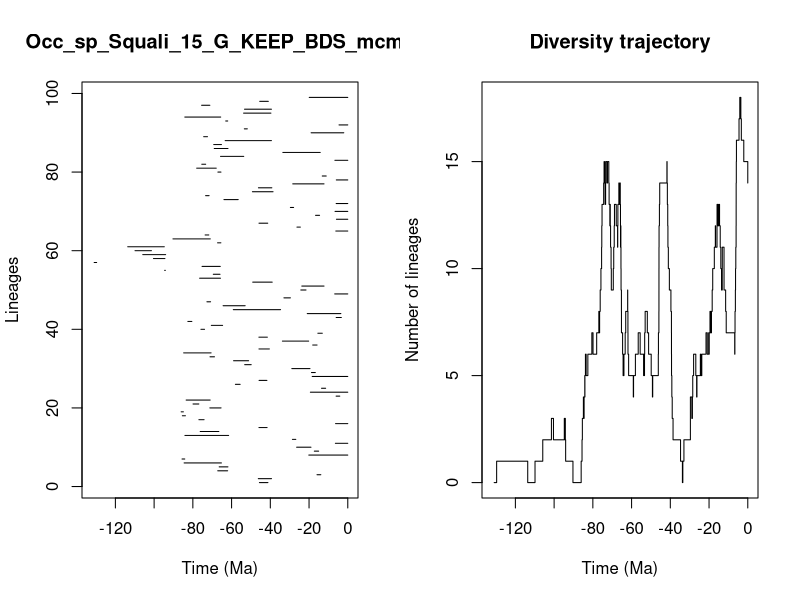

Generate this figure with R:


pdf(file='../Results/Species/5_MA_bins_EXT_EP_FT/pyrate_mcmc_logs/Occ_sp_Squali_15_G_KEEP_BDS_mcmc_LTT.pdf',width=0.6*20, height=0.6*10)
title = "Occ_sp_Squali_15_G_KEEP_BDS_mcmc"
ts=c(45.62801992270911, 46.20393223480407,15.884466052694943,67.14790888439092,66.40368581776457,84.5137042292512,85.58841941011657,20.129410925360947,17.278982343849037,26.412439595624356,6.401711598381497,28.58764125840202,84.0969224267029,76.20943286969737,45.87056984825803,6.31172115850895,76.87932618991613,85.4190710666252,86.03326564885168,71.22770860527453,79.90701204621234,83.46421380676186,6.0288534844616715,19.316058065236653,13.556642387708306,58.02968346508408,45.81203139527558,18.378429021437505,18.746713557648217,28.89679419624632,53.23702411083305,58.977853094737064,71.14583609862807,84.74681899613934,45.86409122190251,18.1058068922693,33.75692546038713,45.896564414185804,15.447934328638487,75.82706178879269,70.46584902949797,82.57860074624874,5.998109656506521,20.932903623096205,59.11471063704231,64.38046001115075,72.73228365563416,32.972846010650116,6.752434877047905,24.249159448143203,23.741333576960454,49.08460496508849,76.504800241132,69.44532081985905,94.55877060721421,75.25347273492888,130.96045775400938,100.33655703947186,105.8630082183034,109.86369212427113,113.62827361065622,67.23495627117795,90.2754130493231,73.66217682156437,6.181887737881125,26.242709794746517,45.84921017856301,5.856811759275459,16.634984287276147,6.58242178023746,29.63566611787285,6.004680186743539,63.945229338794704,73.40513455456367,49.2419262177923,46.13555005719696,28.416463645330403,5.925016757979494,13.180709474415037,67.07192060759354,78.02212066285931,75.38294459500767,6.655125688430216,65.71659897547607,33.53410274447345,68.9622671669887,69.22016460104408,63.30553647092366,74.41181162769628,18.934226898115096,53.41964725017718,4.525203246943991,63.028076746980396,84.15630963961311,53.80235221081008,53.32190794958292,75.47759261661176,45.47157902253848,19.906473323615156)
te=c(41.235704994805296, 39.369532866475325,13.921278017876629,62.02804384761845,61.886054561352104,65.24832472942545,84.17106331322337,0.0,15.038804801488611,19.007859117990403,0.0,26.84011024624828,61.52496677715859,66.57647342863949,41.66488912052138,0.0,74.20443733572428,83.83485922951297,84.88803023020854,65.43457903210869,76.91142000408855,71.05146413340198,4.126771118340088,0.0,11.430283069550931,55.569607616895226,41.75656391274701,0.0,16.75900015248379,19.518283562872004,49.86951666589297,51.20898673689278,68.83711787371378,70.58599809833106,40.49171953745078,15.870754561500945,20.197349406135174,41.52986910347448,13.15873133264711,73.9681020253289,64.6367838554909,80.51959119672661,3.329045918760974,3.578938902909677,34.7154278747725,52.991198769939125,70.84566713407233,29.631148089300982,0.0,21.56593271175694,12.254964017361463,39.01738482759841,65.7340531247958,65.9789652603968,94.20522936187716,65.8401477598471,129.67949378745587,94.42032031604947,94.0447375879918,101.38949884107701,94.74251041562323,65.53290633093539,70.9982711598619,71.76485073382156,0.0,24.49213633206614,41.329155703909954,0.0,14.570611502213902,0.0,27.97200474878418,0.0,56.5725747672155,71.6048662765179,38.58411126237306,39.21462213715514,12.266154496826204,0.0,11.133367799999657,65.48416330619696,67.92299257220188,73.37074828603409,0.0,53.7175927411067,14.2282510469338,61.8569507922532,65.22694915796696,39.42077090806727,72.44960351512856,2.0630861308540607,51.875049481782455,0.0,61.99727325912083,65.61718438571285,39.69040420471934,39.40175303809999,71.21753704190935,41.02186362940268,0.0)
div_traj=c(0, 1,0,1,2,3,2,3,2,3,2,1,0,1,2,3,4,3,4,5,4,5,6,5,6,7,6,7,8,7,8,9,10,11,12,13,14,15,14,13,14,15,14,15,14,13,12,13,12,13,12,11,10,9,10,11,12,13,12,11,12,13,14,13,14,13,12,11,12,11,10,9,8,7,6,5,6,7,8,9,8,7,6,5,4,5,6,7,6,5,6,5,6,7,8,7,6,5,4,5,6,7,8,9,10,11,12,13,14,15,14,13,12,11,10,9,8,7,6,5,4,3,2,1,0,1,2,3,4,3,4,5,6,5,4,5,6,5,6,7,6,7,6,7,8,7,8,7,8,9,10,11,12,11,12,13,12,13,12,11,10,9,10,11,10,9,8,7,6,7,8,9,10,11,12,13,14,15,16,17,18,17,16,15,14)
time_events=c(130.96045775400938, 129.67949378745587,113.62827361065622,109.86369212427113,105.8630082183034,101.38949884107701,100.33655703947186,94.74251041562323,94.55877060721421,94.42032031604947,94.20522936187716,94.0447375879918,90.2754130493231,86.03326564885168,85.58841941011657,85.4190710666252,84.88803023020854,84.74681899613934,84.5137042292512,84.17106331322337,84.15630963961311,84.0969224267029,83.83485922951297,83.46421380676186,82.57860074624874,80.51959119672661,79.90701204621234,78.02212066285931,76.91142000408855,76.87932618991613,76.504800241132,76.20943286969737,75.82706178879269,75.47759261661176,75.38294459500767,75.25347273492888,74.41181162769628,74.20443733572428,73.9681020253289,73.66217682156437,73.40513455456367,73.37074828603409,72.73228365563416,72.44960351512856,71.76485073382156,71.6048662765179,71.22770860527453,71.21753704190935,71.14583609862807,71.05146413340198,70.9982711598619,70.84566713407233,70.58599809833106,70.46584902949797,69.44532081985905,69.22016460104408,68.9622671669887,68.83711787371378,67.92299257220188,67.23495627117795,67.14790888439092,67.07192060759354,66.57647342863949,66.40368581776457,65.9789652603968,65.8401477598471,65.7340531247958,65.71659897547607,65.61718438571285,65.53290633093539,65.48416330619696,65.43457903210869,65.24832472942545,65.22694915796696,64.6367838554909,64.38046001115075,63.945229338794704,63.30553647092366,63.028076746980396,62.02804384761845,61.99727325912083,61.886054561352104,61.8569507922532,61.52496677715859,59.11471063704231,58.977853094737064,58.02968346508408,56.5725747672155,55.569607616895226,53.80235221081008,53.7175927411067,53.41964725017718,53.32190794958292,53.23702411083305,52.991198769939125,51.875049481782455,51.20898673689278,49.86951666589297,49.2419262177923,49.08460496508849,46.20393223480407,46.13555005719696,45.896564414185804,45.87056984825803,45.86409122190251,45.84921017856301,45.81203139527558,45.62801992270911,45.47157902253848,41.75656391274701,41.66488912052138,41.52986910347448,41.329155703909954,41.235704994805296,41.02186362940268,40.49171953745078,39.69040420471934,39.42077090806727,39.40175303809999,39.369532866475325,39.21462213715514,39.01738482759841,38.58411126237306,34.7154278747725,33.75692546038713,33.53410274447345,32.972846010650116,29.63566611787285,29.631148089300982,28.89679419624632,28.58764125840202,28.416463645330403,27.97200474878418,26.84011024624828,26.412439595624356,26.242709794746517,24.49213633206614,24.249159448143203,23.741333576960454,21.56593271175694,20.932903623096205,20.197349406135174,20.129410925360947,19.906473323615156,19.518283562872004,19.316058065236653,19.007859117990403,18.934226898115096,18.746713557648217,18.378429021437505,18.1058068922693,17.278982343849037,16.75900015248379,16.634984287276147,15.884466052694943,15.870754561500945,15.447934328638487,15.038804801488611,14.570611502213902,14.2282510469338,13.921278017876629,13.556642387708306,13.180709474415037,13.15873133264711,12.266154496826204,12.254964017361463,11.430283069550931,11.133367799999657,6.752434877047905,6.655125688430216,6.58242178023746,6.401711598381497,6.31172115850895,6.181887737881125,6.0288534844616715,6.004680186743539,5.998109656506521,5.925016757979494,5.856811759275459,4.525203246943991,4.126771118340088,3.578938902909677,3.329045918760974,2.0630861308540607,0.0)
                par(mfrow=c(1,2))
                L = length(ts)
                plot(ts, 1:L , xlim=c(-max(ts)-1,0), pch=20, type="n", main=title,xlab="Time (Ma)",ylab="Lineages")
                for (i in 1:L){segments(x0=-te[i],y0=i,x1=-ts[i],y1=i)}    
                t = -time_events
                plot(div_traj ~ t,type="s", main = "Diversity trajectory",xlab="Time (Ma)",ylab="Number of lineages",xlim=c(-max(ts)-1,0))
                abline(v=c(65,200,251,367,445),lty=2,col="gray")
                
